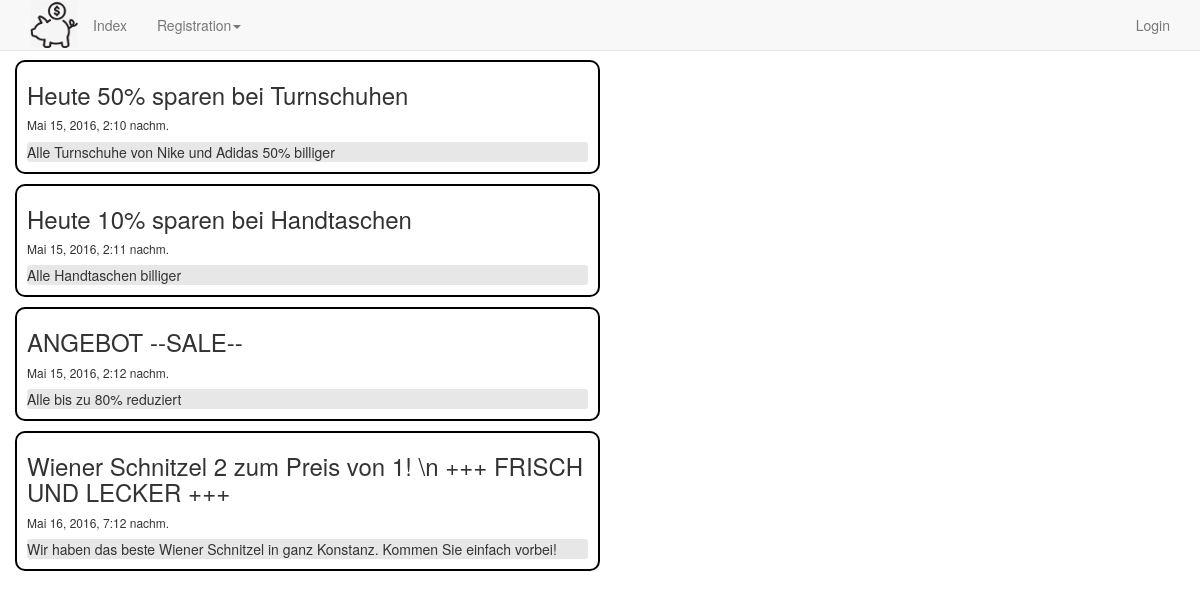
The page /offer/all on the database its author committed.
### offerStream/models.py (models this page shows, shortened)
class Offer(models.Model):
    creationDate = models.DateTimeField(auto_now_add=True)
    title = models.CharField(max_length=100)
    detail = models.TextField()
    store = models.ForeignKey(Store, on_delete=models.CASCADE)

### offerStream/views.py (the view)
def allOffers(request):
    offerList = Offer.objects.all()
    context = {'offerList': offerList}
    return render(request, 'offerStream/allOffers.html', context)

### offerStream/templates/offerStream/allOffers.html (shortened to what this page needs)
{% extends "mySite/basic.html" %}
{% block content %}
    {% for offer in offerList %}
        <div class="row">
            <div class="col-sm-12 col-md-6 offerPost">
            <h3>{{ offer.title }}</h3>
            <h6>{{ offer.creationDate }}</h6>
            <p>{{ offer.detail }}</p>
            </div>
        </div>
    {% endfor %}
{% endblock %}

### mySite/templates/mySite/basic.html (shortened to what this page needs)
<!DOCTYPE html>
<html lang="de">
<head>
    {% load staticfiles %}
    <link rel="stylesheet" href="{% static 'mySite/css/bootstrap.min.css' %}" type="text/css" />
    <link rel="stylesheet" href="{% static 'mySite/css/style.css' %}" type="text/css" />
</head>
<body>
    <nav class="navbar navbar-default navbar-fixed-top" role="navigation">
        <div class="container">
		<div class="navbar-header">
		    	<a class="navbar-brand" href="/"><img src="{% static 'mySite/images/logo.png' %}" alt="Logo"> </a>
		</div>
            <div class="collapse navbar-collapse navbarCollapse">
                <ul class="nav navbar-nav">
                    <li><a href="#">Index</a></li>
		    <li class="dropdown">
          	    <a href="#" class="dropdown-toggle" data-toggle="dropdown" role="button" aria-haspopup="true" aria-expanded="false">Registration<span
		    class="caret"></span></a>
		    </li>
		</ul>
                <ul class="nav navbar-nav navbar-right">
			{% include "mySite/login-nav.html" %}
                </ul>
            </div>
        </div>
    </nav>
    <div class="container">
        {% block content %}{% endblock %}
    </div>
</body>
</html>

### mySite/templates/mySite/login-nav.html
{% if user.is_authenticated %}
	<li class="hidden-xs"><a href="#">Willkommen, {{ user.username }}</a></li>
	<li><a href="/accounts/logout/">Logout</a></li>
{% else %}
	<li><a href="/accounts/login/">Login</a></li>
{% endif %}

### mySite/static/mySite/css/style.css (style rules this page uses)
body { padding-top: 60px; }
.navbar-brand { padding: 0px; padding-left: 15px; }
.offerPost { border: 2px solid black; margin-bottom: 10px; border-radius: 10px; padding: 0px 10px 0px 10px; }
.offerPost p { background: #e7e7e7; border-radius: 3px; }

### rows shown on the page
Offer: title "Heute 50% sparen bei Turnschuhen", creationDate "Mai 15, 2016, 2:10 nachm.", detail "Alle Turnschuhe von Nike und Adidas 50% billiger"
Offer: title "Heute 10% sparen bei Handtaschen", creationDate "Mai 15, 2016, 2:11 nachm.", detail "Alle Handtaschen billiger"
Offer: title "ANGEBOT --SALE--", creationDate "Mai 15, 2016, 2:12 nachm.", detail "Alle bis zu 80% reduziert"
Offer: title "Wiener Schnitzel 2 zum Preis von 1! \\n +++ FRISCH UND LECKER +++", creationDate "Mai 16, 2016, 7:12 nachm.", detail "Wir haben das beste Wiener Schnitzel in ganz Konstanz. Kommen Sie einfach vorbei!"
